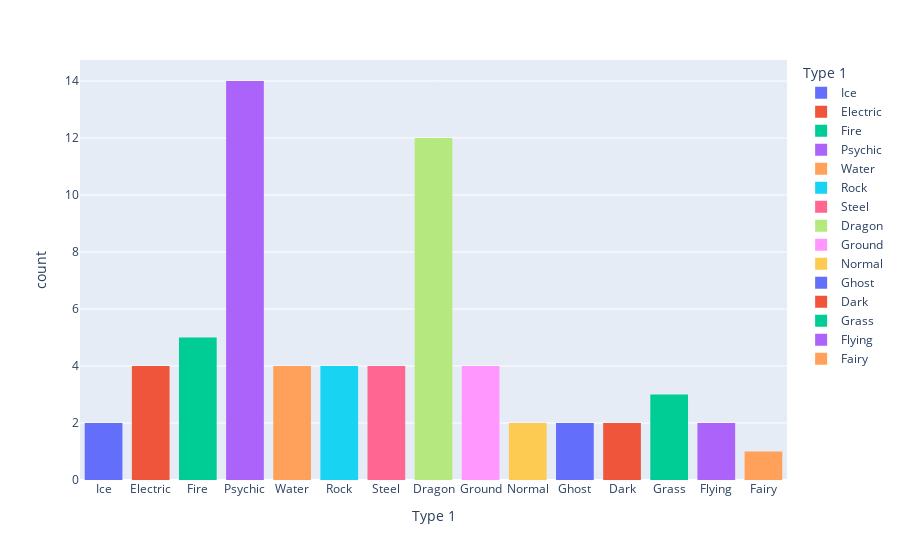

Notebook source saved alongside this figure:
### Markdown cell above
There are 65 legendary pokemon. The mean total is 637. The stats across the board are higher than normal pokemon.

### Code cell
fig = px.histogram(Legendary, x="Type 1", color='Type 1', nbins=10)
fig.show()

### Figure 1 — Plotly figure (JSON) as saved in the notebook; plotly's stock layout.template omitted (floating-point values rounded to 4 significant figures)
{"data": [{"alignmentgroup": "True", "bingroup": "x", "hovertemplate": "Type 1=%{x}<br>count=%{y}<extra></extra>", "legendgroup": "Ice", "marker": {"color": "#636efa", "pattern": {"shape": ""}}, "name": "Ice", "nbinsx": 10, "offsetgroup": "Ice", "orientation": "v", "showlegend": true, "type": "histogram", "x": ["Ice", "Ice"], "xaxis": "x", "yaxis": "y"}, {"alignmentgroup": "True", "bingroup": "x", "hovertemplate": "Type 1=%{x}<br>count=%{y}<extra></extra>", "legendgroup": "Electric", "marker": {"color": "#EF553B", "pattern": {"shape": ""}}, "name": "Electric", "nbinsx": 10, "offsetgroup": "Electric", "orientation": "v", "showlegend": true, "type": "histogram", "x": ["Electric", "Electric", "Electric", "Electric"], "xaxis": "x", "yaxis": "y"}, {"alignmentgroup": "True", "bingroup": "x", "hovertemplate": "Type 1=%{x}<br>count=%{y}<extra></extra>", "legendgroup": "Fire", "marker": {"color": "#00cc96", "pattern": {"shape": ""}}, "name": "Fire", "nbinsx": 10, "offsetgroup": "Fire", "orientation": "v", "showlegend": true, "type": "histogram", "x": ["Fire", "Fire", "Fire", "Fire", "Fire"], "xaxis": "x", "yaxis": "y"}, {"alignmentgroup": "True", "bingroup": "x", "hovertemplate": "Type 1=%{x}<br>count=%{y}<extra></extra>", "legendgroup": "Psychic", "marker": {"color": "#ab63fa", "pattern": {"shape": ""}}, "name": "Psychic", "nbinsx": 10, "offsetgroup": "Psychic", "orientation": "v", "showlegend": true, "type": "histogram", "x": ["Psychic", "Psychic", "Psychic", "Psychic", "Psychic", "Psychic", "Psychic", "Psychic", "Psychic", "Psychic", "Psychic", "Psychic", "Psychic", "Psychic"], "xaxis": "x", "yaxis": "y"}, {"alignmentgroup": "True", "bingroup": "x", "hovertemplate": "Type 1=%{x}<br>count=%{y}<extra></extra>", "legendgroup": "Water", "marker": {"color": "#FFA15A", "pattern": {"shape": ""}}, "name": "Water", "nbinsx": 10, "offsetgroup": "Water", "orientation": "v", "showlegend": true, "type": "histogram", "x": ["Water", "Water", "Water", "Water"], "xaxis": "x", "yaxis": "y"}, {"alignmentgroup": "True", "bingroup": "x", "hovertemplate": "Type 1=%{x}<br>count=%{y}<extra></extra>", "legendgroup": "Rock", "marker": {"color": "#19d3f3", "pattern": {"shape": ""}}, "name": "Rock", "nbinsx": 10, "offsetgroup": "Rock", "orientation": "v", "showlegend": true, "type": "histogram", "x": ["Rock", "Rock", "Rock", "Rock"], "xaxis": "x", "yaxis": "y"}, {"alignmentgroup": "True", "bingroup": "x", "hovertemplate": "Type 1=%{x}<br>count=%{y}<extra></extra>", "legendgroup": "Steel", "marker": {"color": "#FF6692", "pattern": {"shape": ""}}, "name": "Steel", "nbinsx": 10, "offsetgroup": "Steel", "orientation": "v", "showlegend": true, "type": "histogram", "x": ["Steel", "Steel", "Steel", "Steel"], "xaxis": "x", "yaxis": "y"}, {"alignmentgroup": "True", "bingroup": "x", "hovertemplate": "Type 1=%{x}<br>count=%{y}<extra></extra>", "legendgroup": "Dragon", "marker": {"color": "#B6E880", "pattern": {"shape": ""}}, "name": "Dragon", "nbinsx": 10, "offsetgroup": "Dragon", "orientation": "v", "showlegend": true, "type": "histogram", "x": ["Dragon", "Dragon", "Dragon", "Dragon", "Dragon", "Dragon", "Dragon", "Dragon", "Dragon", "Dragon", "Dragon", "Dragon"], "xaxis": "x", "yaxis": "y"}, {"alignmentgroup": "True", "bingroup": "x", "hovertemplate": "Type 1=%{x}<br>count=%{y}<extra></extra>", "legendgroup": "Ground", "marker": {"color": "#FF97FF", "pattern": {"shape": ""}}, "name": "Ground", "nbinsx": 10, "offsetgroup": "Ground", "orientation": "v", "showlegend": true, "type": "histogram", "x": ["Ground", "Ground", "Ground", "Ground"], "xaxis": "x", "yaxis": "y"}, {"alignmentgroup": "True", "bingroup": "x", "hovertemplate": "Type 1=%{x}<br>count=%{y}<extra></extra>", "legendgroup": "Normal", "marker": {"color": "#FECB52", "pattern": {"shape": ""}}, "name": "Normal", "nbinsx": 10, "offsetgroup": "Normal", "orientation": "v", "showlegend": true, "type": "histogram", "x": ["Normal", "Normal"], "xaxis": "x", "yaxis": "y"}, {"alignmentgroup": "True", "bingroup": "x", "hovertemplate": "Type 1=%{x}<br>count=%{y}<extra></extra>", "legendgroup": "Ghost", "marker": {"color": "#636efa", "pattern": {"shape": ""}}, "name": "Ghost", "nbinsx": 10, "offsetgroup": "Ghost", "orientation": "v", "showlegend": true, "type": "histogram", "x": ["Ghost", "Ghost"], "xaxis": "x", "yaxis": "y"}, {"alignmentgroup": "True", "bingroup": "x", "hovertemplate": "Type 1=%{x}<br>count=%{y}<extra></extra>", "legendgroup": "Dark", "marker": {"color": "#EF553B", "pattern": {"shape": ""}}, "name": "Dark", "nbinsx": 10, "offsetgroup": "Dark", "orientation": "v", "showlegend": true, "type": "histogram", "x": ["Dark", "Dark"], "xaxis": "x", "yaxis": "y"}, {"alignmentgroup": "True", "bingroup": "x", "hovertemplate": "Type 1=%{x}<br>count=%{y}<extra></extra>", "legendgroup": "Grass", "marker": {"color": "#00cc96", "pattern": {"shape": ""}}, "name": "Grass", "nbinsx": 10, "offsetgroup": "Grass", "orientation": "v", "showlegend": true, "type": "histogram", "x": ["Grass", "Grass", "Grass"], "xaxis": "x", "yaxis": "y"}, {"alignmentgroup": "True", "bingroup": "x", "hovertemplate": "Type 1=%{x}<br>count=%{y}<extra></extra>", "legendgroup": "Flying", "marker": {"color": "#ab63fa", "pattern": {"shape": ""}}, "name": "Flying", "nbinsx": 10, "offsetgroup": "Flying", "orientation": "v", "showlegend": true, "type": "histogram", "x": ["Flying", "Flying"], "xaxis": "x", "yaxis": "y"}, {"alignmentgroup": "True", "bingroup": "x", "hovertemplate": "Type 1=%{x}<br>count=%{y}<extra></extra>", "legendgroup": "Fairy", "marker": {"color": "#FFA15A", "pattern": {"shape": ""}}, "name": "Fairy", "nbinsx": 10, "offsetgroup": "Fairy", "orientation": "v", "showlegend": true, "type": "histogram", "x": ["Fairy"], "xaxis": "x", "yaxis": "y"}], "layout": {"barmode": "relative", "legend": {"title": {"text": "Type 1"}, "tracegroupgap": 0}, "margin": {"t": 60}, "xaxis": {"anchor": "y", "categoryarray": ["Ice", "Electric", "Fire", "Psychic", "Water", "Rock", "Steel", "Dragon", "Ground", "Normal", "Ghost", "Dark", "Grass", "Flying", "Fairy"], "categoryorder": "array", "domain": [0, 1], "title": {"text": "Type 1"}}, "yaxis": {"anchor": "x", "domain": [0, 1], "title": {"text": "count"}}}}
